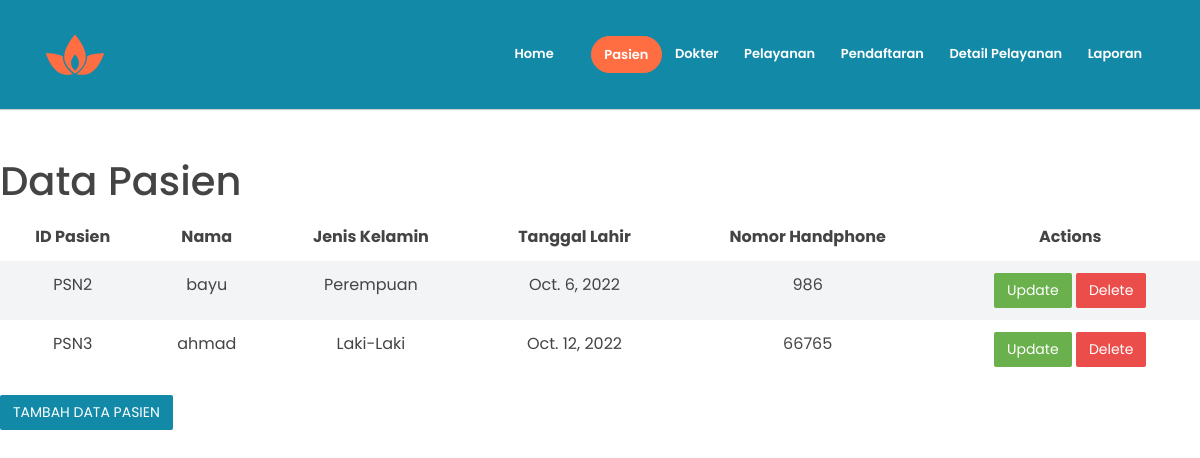
Before: /pasien with the older database file.
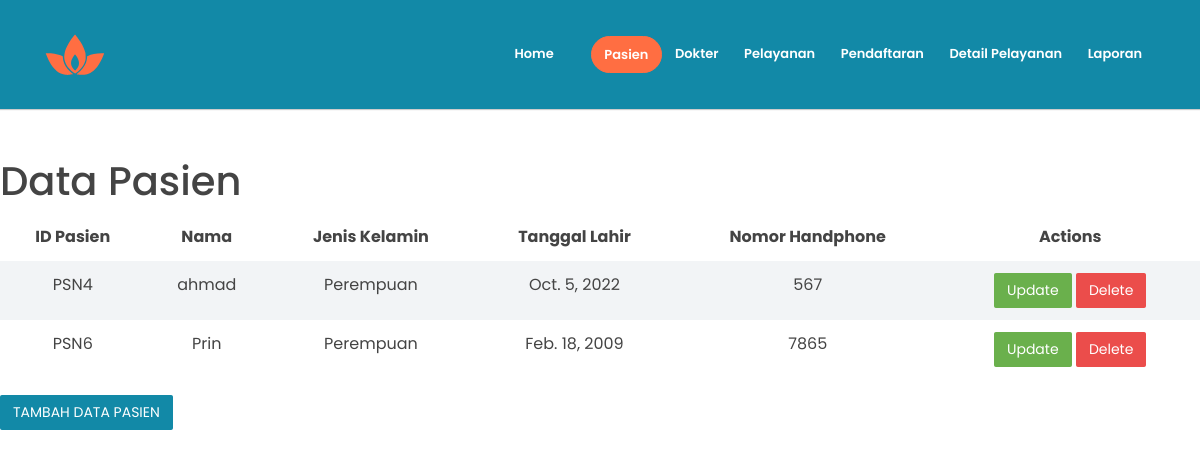
After: the same page with the newer database file.
### app/models.py (models this page shows, shortened)
class pasien(models.Model):
    idpasien = models.AutoField(primary_key=True)
    namapasien = models.CharField(max_length=50)
    jeniskelaminpasien = models.CharField(max_length=15)
    tanggallahir = models.DateField()
    nohppasien = models.IntegerField()

### app/views.py (the view)
# urls.py: path('pasien', views.pasien, name='pasien'),
def pasien(request) :
    allpasienobj = models.pasien.objects.all()
    filterpasienobj = models.pasien.objects.filter(jeniskelaminpasien = 'Laki-Laki')
    return render(request, 'pasienx.html',{
        'allpasienobj' : allpasienobj,
        'filterpasienobj' : filterpasienobj
    })

### app/templates/pasienx.html (shortened to what this page needs)
{%load static%}
<!DOCTYPE html>
<html lang="en">
<head>
    <link rel="stylesheet" href="{%static 'assets/vendors/themify-icons/css/themify-icons.css'%}">
	<link rel="stylesheet" href="{%static 'assets/css/leadmark.css'%}">
</head>
<body data-spy="scroll" data-target=".navbar" data-offset="40" id="home">
    <nav class="navbar navbar-expand-sm navbar-dark bg-info shadow mb-3">
        <div class="container">
            <a class="navbar-brand" href="#">
                <img src="assets/imgs/logo.svg" alt="">
            </a>
            <div class="collapse navbar-collapse" id="navbarSupportedContent">
                <ul class="navbar-nav ml-auto">
                    <li class="nav-item">
                        <a class="nav-link text-white" href="{% url 'home' %}" >Home</a>
                    </li>
                    <li class="nav-item">
                        <a href="{% url 'pasienx' %}" class="ml-4 nav-link btn btn-primary btn-sm rounded text-white">Pasien</a>
                    </li>
                    <li class="nav-item">
                        <a class="nav-link text-white" href="{% url 'dokterx' %}">Dokter</a>
                    </li>
                    <li class="nav-item">
                        <a class="nav-link text-white" href="{% url 'pelayananx' %}">Pelayanan</a>
                    </li>
                    <li class="nav-item">
                        <a class="nav-link text-white" href="{% url 'pendaftaranx' %}">Pendaftaran</a>
                    </li>
                    <li class="nav-item">
                        <a class="nav-link text-white" href="{% url 'detailpelayananx' %}">Detail Pelayanan</a>
                    </li>
                    <li class="nav-item">
                        <a class="nav-link text-white" href="{% url 'laporan' %}">Laporan</a>
                    </li>
                </ul>
            </div>
        </div>
    </nav>
    <h1 class="section-secondary-title mt-5">Data Pasien</h1>
      <table class="table table-striped">
         <thead>
            <tr>
                <th>
                    <center>
                    ID Pasien
                    </center>
                </th>
                <th>
                    <center>
                    Nama
                    </center>
                </th>
                <th>
                    <center>
                    Jenis Kelamin
                    </center>
                </th>
                <th>
                    <center>
                    Tanggal Lahir
                    </center>
                </th>
                <th>
                    <center>
                    Nomor Handphone
                    </center>
                </th>
                <th>
                    <center>
                    Actions
                    </center>
                </th>
            </tr>
         </thead>
         <tbody>
        {% for item in allpasienobj%}
        <tr>
            <td>
                <center>
                PSN{{ item.idpasien }}
                </center>
            </td>
            <td>
                <center>
                {{ item.namapasien }}
                </center>
            </td>
            <td>
                <center>
                {{ item.jeniskelaminpasien }}
                </center>
            </td>
            <td>
                <center>
                {{ item.tanggallahir }}
                </center>
            </td>
            <td>
                <center>
                {{ item.nohppasien }}
                </center>
            </td>
            <td>
                <center>
                <a href="{% url 'updatepasienx' item.idpasien %}">
                    <button class="btn btn-success">Update</button>
                </a>
                <a href="{% url 'deletepasien' item.idpasien %}">
                    <button class="btn btn-danger">Delete</button>
                </a>
                </center>
            </td>
        </tr>
        {% endfor %}
        </tbody>
      </table>
    <a href="{% url 'createdatapasienx' %}">
        <button class="btn btn-info">TAMBAH DATA PASIEN</button>
    </a>
</body>

Changed rows visible on the page:
removed pasien: idpasien "2", namapasien "bayu", jeniskelaminpasien "Perempuan", tanggallahir "Oct. 6, 2022", nohppasien "986"
removed pasien: idpasien "3", namapasien "ahmad", jeniskelaminpasien "Laki-Laki", tanggallahir "Oct. 12, 2022", nohppasien "66765"
added pasien: idpasien "4", namapasien "ahmad", jeniskelaminpasien "Perempuan", tanggallahir "Oct. 5, 2022", nohppasien "567"
added pasien: idpasien "6", namapasien "Prin", jeniskelaminpasien "Perempuan", tanggallahir "Feb. 18, 2009", nohppasien "7865"
